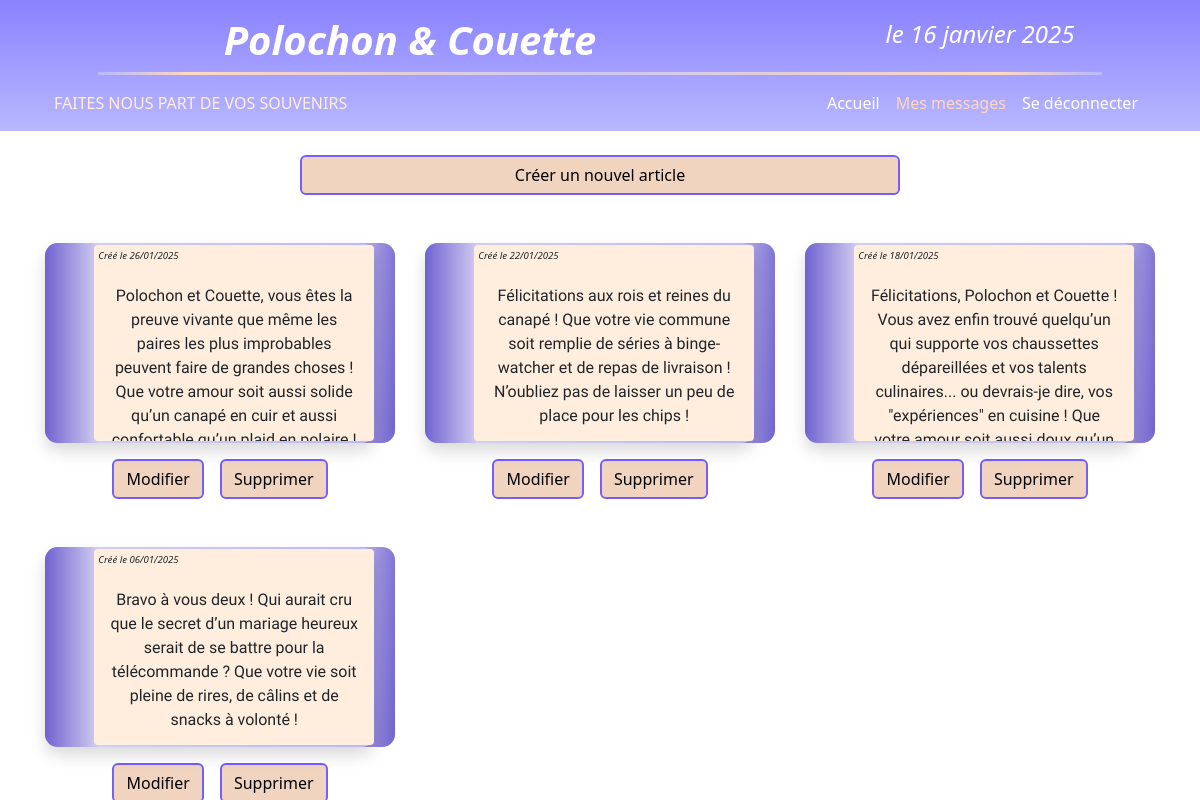
/messages.php (signed in), run on the app's committed database.
### tables this page shows
CREATE TABLE IF NOT EXISTS `article` (
  `id_article` int NOT NULL AUTO_INCREMENT,
  `creation_date` date NOT NULL,
  `content` text NOT NULL,
  `id_user` int NOT NULL,
  PRIMARY KEY (`id_article`),
  KEY `id_user` (`id_user`)
);

### messages.php (the view, shortened to what this page needs)
<?php
include_once ('connexion-bdd.php');
$requ = $bdd->prepare('SELECT DATE_FORMAT(creation_date, "Créé le %d/%m/%Y") AS date_aff, content, id_user, id_article FROM article WHERE id_user=:id ORDER by creation_date DESC');
$requ->bindParam('id',$_SESSION['id_user'],PDO::PARAM_INT);
$requ->execute();
?>
<!DOCTYPE html>
<html lang="en">
<head>
    <link href="https://cdn.jsdelivr.net/npm/bootstrap@5.3.3/dist/css/bootstrap.min.css" rel="stylesheet">
    <link rel="stylesheet" href="assets/css/style.css">
</head>
<body>
<header class= "container-fluid backgrund-sp">
    <div class="container">
    <div class= "row pt-3">
        <div class= "col-8 text-center">
            <h1 class="fw-bold fst-italic text-white">Polochon & <span class="d-none"><br></span> Couette</h1>
        </div>
        <div class= "col-4 text-center">
            <h4 class="pt-1 fst-italic text-white">le 16 janvier 2025</h4>
        </div>
    </div>
     <div id="trait"></div>
     <nav class="navbar navbar-expand-lg">
      <div class="container-fluid">
        <span class="navbar fs-6 text-color1 text-center">FAITES NOUS PART DE <span class=" d-sm-none"><br></span> VOS SOUVENIRS</span>
        <div class="collapse navbar-collapse" id="navbarNav">
        <ul class="navbar-nav w-100 justify-content-end">
            <li class="nav-item">
              <a class="nav-link active d-flex justify-content-end text-white" aria-current="page" href="accueil.php">Accueil</a>
            </li>
            <?php if (isset($_SESSION['id_user'])) { ?>
            <li class="nav-item d-flex justify-content-end">
              <a class="nav-link couleur-menu" href="messages.php">Mes messages</a>
            </li>
            <li class="nav-item d-flex justify-content-end">
              <a class="nav-link text-white" href="deconnexion.php">Se déconnecter</a>
            </li>
            <?php } ?>
          </ul>
        </div>
      </div>
    </nav>
    </header>
<main class=" text-center">
   <div>
      <button type="button" class="btn mybtn mybtn:hover mt-4 w-50 text-center" data-bs-toggle="modal" data-bs-target="#createArticleModal">
    Créer un nouvel article
</button>
</div>
<div class=" container justify-content-center">
<div class="row">
<?php while ($row = $requ->fetch(PDO::FETCH_ASSOC)) { ?>
      <article class="col-md-6 col-xl-4">
         <div class=" d-flex justify-content-center pt-5 ">
            <div id="card0">
                <div id="card" class="shadow">
                    <div id="card2" class="rounded-1 overflow-auto">
                            <p class="p-1 text-start"><?=$row['date_aff'] ?></p>
                            <p class= "article-content"><?=$row['content'] ?></p>
                            <div class="d-flex justify-content-center p-2">
                            <p class=" pe-2 part">De la part de </p>
                                <p class=" pe-2 part signature"><?=$_SESSION['fname'] ?></p>
                                <p class="signature"><?=$_SESSION['name'] ?></p>
                            </div>
                    </div>
                </div>
            </div>
        </div>
                          <div class=" mt-3 d-flex justify-content-center ">
                            <button type="button"
                                    class="btn mybtn mybtn:hover me-2 "
                                    data-bs-toggle="modal"
                                    data-bs-target="#staticBackdrop"
                                    data-id="<?=$row['id_article']?>"
                                    data-content="<?=htmlspecialchars($row['content'])?>">Modifier</button>
                            <form method="post" action="">
                            <button type="submit" name="bsuppr" value="<?=$row['id_article'] ?>" class="btn mybtn mybtn:hover ms-2 btn-outline-secondary">Supprimer</button>
                            </form>
                         </div>
       </article>
                <?php } ?>
</div>
</div>
    </main>
</body>
</html>

### assets/css/style.css (style rules this page uses)
* { margin: 0; padding: 0; }
:root { --font-article : "La Belle Aurore" ; --font-signature : "Liu Jian Mao Cao"; --font-global : "Inter"; --trait : }
.backgrund-sp { background: linear-gradient(0deg, rgba(184,184,255,1) 0%, rgba(138,129,255,1) 100%); }
.text-color1 { color: #FFEEDD; }
#card0 { width: 350px; height: 200px; display: flex; align-items: center; border-radius: 0.8em; background: linear-gradient(273deg, rgba(112,98,207,1) 0%, rgba(210,205,241,1) 16%, rgba(184,184,255,1) 100%); z-index: 500; }
#card { width: 94%; height: 100%; border-radius: 0.8em; display: flex; justify-content: right; align-items: center; background: linear-gradient(90deg, rgba(112,98,207,1) 0%, rgba(210,205,241,1) 16%, rgba(184,184,255,1) 100%); z-index: 200; }
#card2 { width: 85%; height: 98%; background-color: #FFEEDD; z-index: 1000; }
#card2 > p:first-child { font-size: 0.6rem; font-weight: 200; font-style: italic; }
.article-content { margin: 0 1rem; font-family: var(--font-article); font-size: 1rem; }
.part { font-size: 0.8rem; font-weight: 600; font-style: italic; height: 100%; margin: auto 0; }
.signature { font-family: var(--font-signature); height: 100%; margin: auto 0; font-weight: 600; }
#trait { width: 90%; margin: 0 auto; height: 0.2rem; background: rgb(184,184,255); background: linear-gradient(273deg, rgba(184,184,255,1) 0%, rgba(255,216,190,1) 10%, rgba(204,199,240,1) 51%, rgba(255,216,190,1) 91%, rgba(184,184,255,1) 100%); }
.mybtn { border: solid 2px rgb(117, 94, 250); background-color: rgb(241, 212, 192); color: rgb(0, 0, 0); }
.couleur-menu { color: #ffd8beff; }

### data on the page
article: date_aff "Créé le 26/01/2025", content "Polochon et Couette, vous êtes la preuve vivante que même les paires les plus improbables peuvent faire de grandes choses ! Que votre amour soit aussi solide qu’un canapé en cuir et aussi…", $row['id_article'] 31 (drawn)
article: date_aff "Créé le 22/01/2025", content "Félicitations aux rois et reines du canapé ! Que votre vie commune soit remplie de séries à binge-watcher et de repas de livraison ! N’oubliez pas de laisser un peu de place pour les chips !", $row['id_article'] 32 (drawn)
article: date_aff "Créé le 18/01/2025", content "Félicitations, Polochon et Couette ! Vous avez enfin trouvé quelqu’un qui supporte vos chaussettes dépareillées et vos talents culinaires... ou devrais-je dire, vos \"expériences\" en cuisine ! Que…", $row['id_article'] 29 (drawn)
article: date_aff "Créé le 06/01/2025", content "Bravo à vous deux ! Qui aurait cru que le secret d’un mariage heureux serait de se battre pour la télécommande ? Que votre vie soit pleine de rires, de câlins et de snacks à volonté !", $row['id_article'] 30 (drawn)
